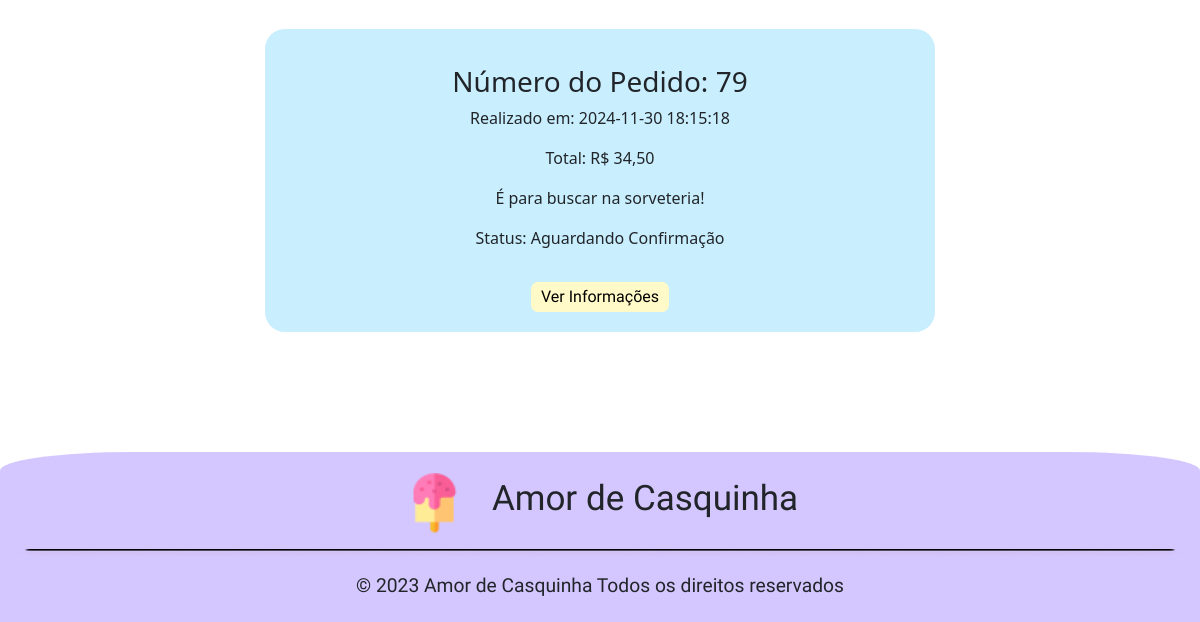
Before: /app/view/pedidos.php (lower part) with the older database file.
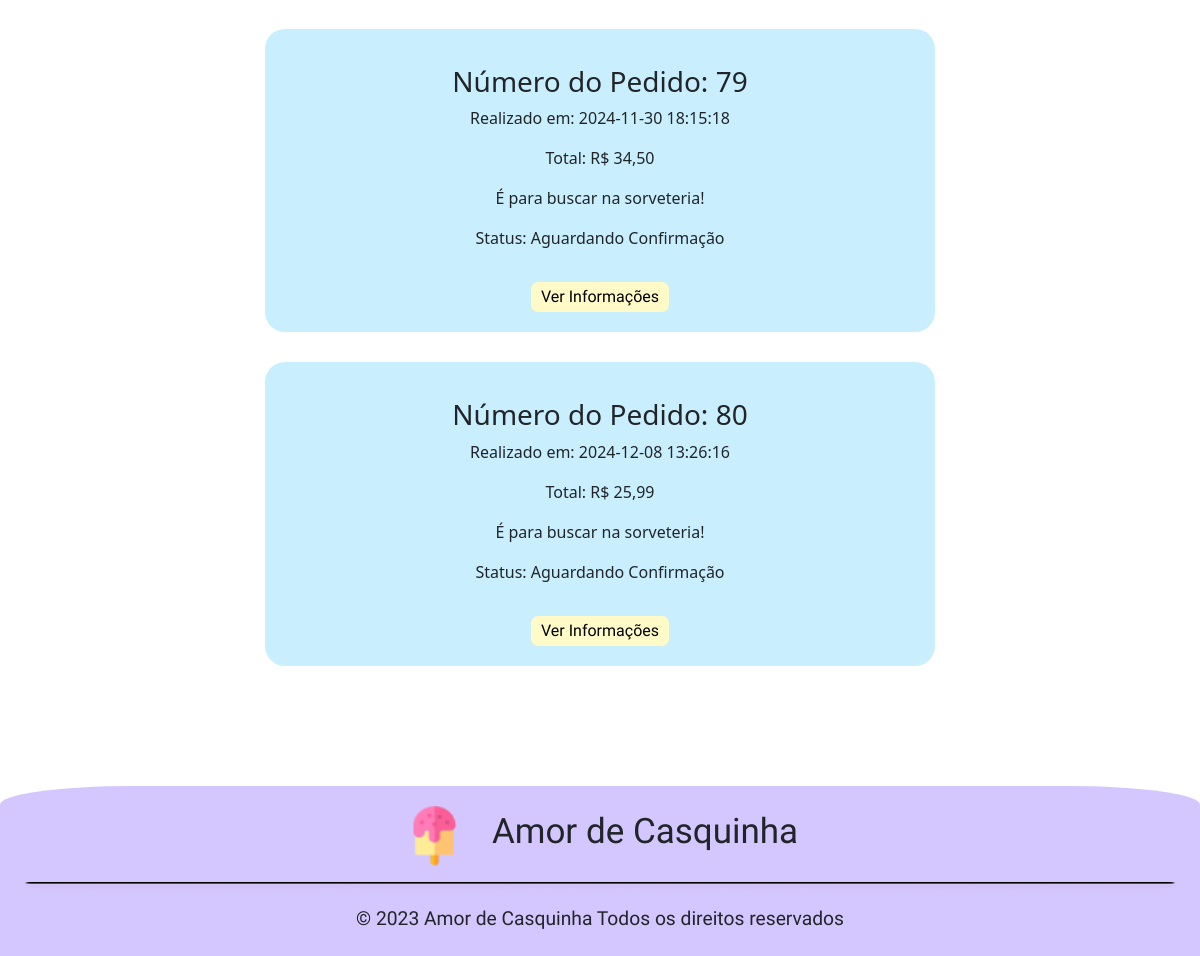
After: the same page with the newer database file.
### tables this page shows
CREATE TABLE `pedidos` (
  `idPedido` int(11) NOT NULL,
  `idCliente` int(11) NOT NULL,
  `dtPedido` datetime DEFAULT NULL,
  `dtPagamento` datetime DEFAULT NULL,
  `tipoFrete` int(11) DEFAULT 0 COMMENT '{ { 0, Retirada }, { 1, MOTOBOY } }',
  `idEndereco` int(11) DEFAULT NULL,
  `valorTotal` decimal(12,2) DEFAULT NULL,
  `qtdItems` int(11) NOT NULL,
  `dtCancelamento` datetime DEFAULT NULL,
  `motivoCancelamento` text DEFAULT NULL,
  `statusPedido` enum('Aguardando Confirmação','Aguardando Envio','A Caminho','Entregue','Cancelado','Concluído','Entrega Falhou') DEFAULT 'Aguardando Confirmação',
  `idEntregador` int(11) DEFAULT NULL,
  `frete` double DEFAULT NULL,
  `meioPagamento` enum('Cartão de Débito','Cartão de Crédito','Dinheiro') NOT NULL DEFAULT 'Dinheiro'
);

### app/config/database.php (called while the page is built, shortened)
<?php
    class Database {
        private $host;
        private $db;
        private $user;
        private $pass;
        private $charset;
        private $conn;
        public function __construct() {
            $env = file_get_contents(__DIR__."/.env");
            $lines = explode("\n",$env);
            $this->host = 'localhost';
            $this->db = 'db_sorveteria';
            $this->user = 'root';
            $this->pass = '';
            $this->charset = 'utf8mb4';
        }
        public function getConnection() {
            $dsn = "mysql:host={$this->host};dbname={$this->db};charset={$this->charset}";
            $options = [
                PDO::ATTR_ERRMODE            => PDO::ERRMODE_EXCEPTION,
                PDO::ATTR_DEFAULT_FETCH_MODE => PDO::FETCH_ASSOC,
                PDO::ATTR_EMULATE_PREPARES   => false,
            ];
            try {
                $this->conn = new PDO($dsn, $this->user, $this->pass, $options);
            } catch (PDOException $e) {
                throw new PDOException($e->getMessage(), (int)$e->getCode());
            }
            return $this->conn;
        }
}

### app/model/pedido.php (called while the page is built, shortened)
<?php
require_once '../config/database.php';
class Pedido {
    private $conn;
    public function __construct() {
        try {
            $database = new DataBase();
            $this->conn = $database->getConnection();
        } catch (PDOException $e) {
            throw new Exception("Erro ao conectar com o banco de dados: " . $e->getMessage());
        }
    }
    public function listarPedidos() {
        try {
            $stmt = $this->conn->prepare("CALL ListarPedidos()");
            $stmt->execute();
            $pedidos = [];
            if ($stmt->rowCount() > 0) {
                $pedidos = $stmt->fetchAll(PDO::FETCH_ASSOC);
            }
            return $pedidos;
        } catch (PDOException $e) {
            throw new Exception("Erro ao listar pedidos: " . $e->getMessage());
        }
    }
}
?>

### app/controller/pedidoController.php (called while the page is built, shortened)
<?php
require_once '../model/pedido.php';
class PedidoController {
    private $pedidoModel;
    public function __construct() {
        $this->pedidoModel = new Pedido();
    }
    public function listarPedidos() {
        try {
            return $this->pedidoModel->listarPedidos();
        } catch (Exception $e) {
            return ["error" => $e->getMessage()];
        }
    }
}
?>

### app/view/pedidos.php (the view, shortened to what this page needs)
<?php
require_once '../controller/pedidoController.php';
$pedidoController = new PedidoController();
?>
<!DOCTYPE html>
<html lang="pt-br">
<head>
    <link href="https://cdn.jsdelivr.net/npm/bootstrap@5.3.2/dist/css/bootstrap.min.css" rel="stylesheet">
    <link rel="stylesheet" href="style/CabecalhoRodape.css">
    <link rel="stylesheet" href="style/pedidosS.css">
</head>
<body>
    <main class="container my-5 text-center flex flex-column justify-content-center">
        <?php
        $pedidos = $pedidoController->listarPedidos();
        if (!empty($pedidos)) {
            foreach ($pedidos as $pedido) {
                $redirectToInformacao = 'informacoesPedido.php?idPedido=' . $pedido['idPedido'];
                ?>
                <div class="conteiner0">
                    <div class="conteiner1">
                        <h3 class="titulo mt-3">Número do Pedido: <?= htmlspecialchars($pedido['idPedido']); ?></h3>
                        <p>Realizado em: <?= htmlspecialchars($pedido['dtPedido']); ?></p>
                        <p>Total: R$ <?= number_format($pedido['valorTotal'], 2, ',', '.'); ?></p>
                        <p><?= ($pedido['tipoFrete'] == 1 ? 'É para entrega!' : 'É para buscar na sorveteria!'); ?></p>
                        <p>Status: <?= htmlspecialchars($pedido['statusPedido']); ?></p>
                        <button class="btnVerInfos mt-3"><a href="<?= $redirectToInformacao; ?>">Ver Informações</a></button>
                    </div>
                </div>
                <?php
            }
        } else {
            ?>
            <div class="alert alert-warning">Nenhum pedido encontrado.</div>
            <?php
        }
        ?>
    </main>
    <?php include_once 'components/footer.php'; ?>
</body>
</html>

Changed rows visible on the page:
added pedidos: idPedido "80", dtPedido "2024-12-08 13:26:16", valorTotal "25,99", tipoFrete "É para buscar na sorveteria!", statusPedido "Aguardando Confirmação"
